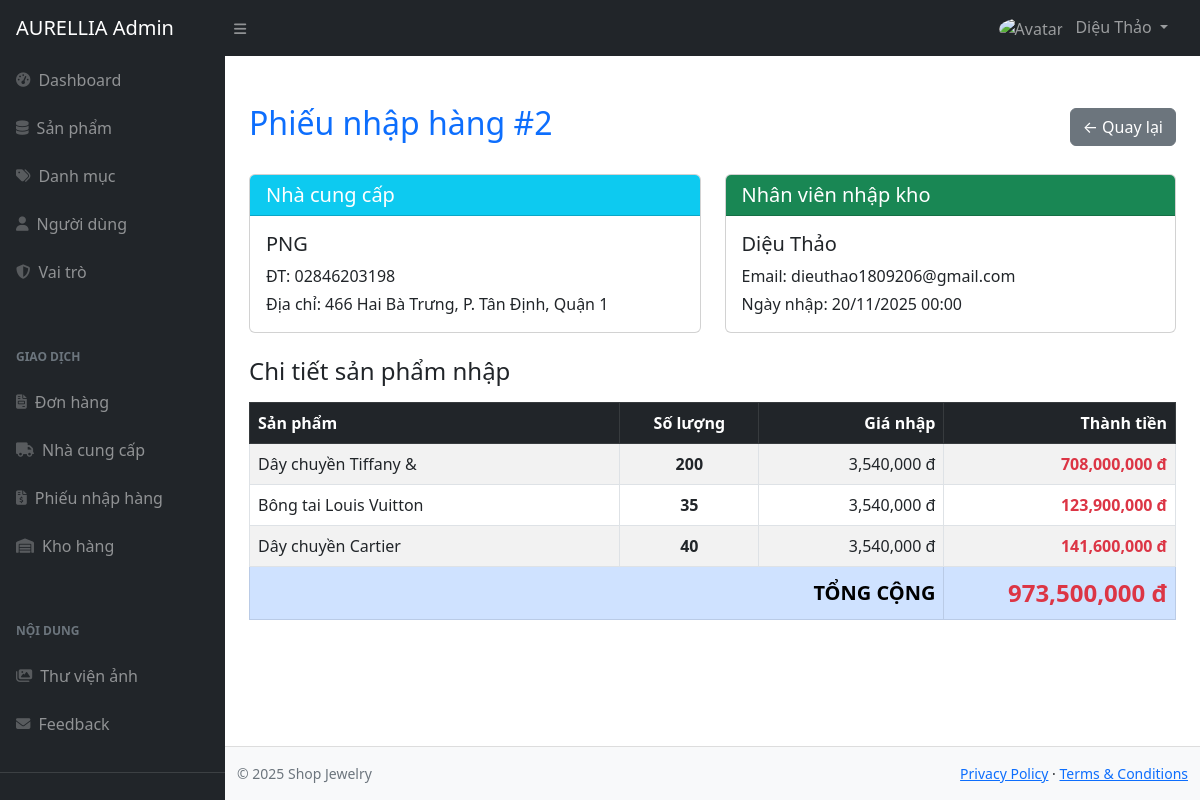
Screenshot of /admin/index.php?act=import-detail&id=2 (signed in) with the database file from the repository.
### tables this page shows
CREATE TABLE `import` (
  `id` int(11) NOT NULL,
  `total_import_order` int(11) DEFAULT NULL,
  `user_id` int(11) DEFAULT NULL,
  `supplier_id` int(11) DEFAULT NULL,
  `created_at` date DEFAULT NULL,
  `isDeleted` int(11) DEFAULT NULL
);

CREATE TABLE `supplier` (
  `id` int(11) NOT NULL,
  `name` varchar(255) DEFAULT NULL,
  `address` varchar(255) DEFAULT NULL,
  `contact` varchar(255) DEFAULT NULL,
  `isDeleted` tinyint(1) DEFAULT 0
);

CREATE TABLE `user` (
  `id` int(11) NOT NULL,
  `fullname` varchar(255) NOT NULL,
  `email` varchar(255) NOT NULL,
  `phone_number` varchar(255) DEFAULT NULL,
  `password` varchar(255) DEFAULT NULL,
  `role_id` int(11) DEFAULT NULL,
  `created_at` date DEFAULT NULL,
  `updated_at` date DEFAULT NULL,
  `deleted` int(11) DEFAULT NULL,
  `reset_token` varchar(255) DEFAULT NULL,
  `token_expiry` datetime DEFAULT NULL,
  `avatar` varchar(255) DEFAULT '/public/assets/imgs/user.jpg'
);

CREATE TABLE `importdetail` (
  `import_id` int(11) DEFAULT NULL,
  `product_id` int(11) DEFAULT NULL,
  `amount` int(11) DEFAULT NULL,
  `price` int(11) DEFAULT NULL,
  `total_price` int(11) DEFAULT NULL,
  `isDeleted` int(11) DEFAULT NULL
);

CREATE TABLE `product` (
  `id` int(11) NOT NULL,
  `title` varchar(255) NOT NULL,
  `price` int(11) NOT NULL,
  `category_id` int(11) DEFAULT NULL,
  `discount` int(11) DEFAULT NULL,
  `thumbnail` varchar(500) DEFAULT NULL,
  `image1` varchar(500) DEFAULT NULL,
  `image2` varchar(500) DEFAULT NULL,
  `description` varchar(500) DEFAULT NULL,
  `quantity` int(11) DEFAULT NULL,
  `created_at` date DEFAULT NULL,
  `updated_at` date DEFAULT NULL,
  `deleted` int(11) DEFAULT NULL,
  `isShow` int(11) DEFAULT 1,
  `isOutstanding` int(11) DEFAULT 1,
  `isNew` int(11) DEFAULT 1
);

### admin/controllers/ImportController.php (called while the page is built, shortened)
<?php
require "models/ImportModel.php";
class ImportController
{
    private $model;
    function __construct($db)
    {
        $this->model = new ImportModel($db);
    }
    function detail()
    {
        $id = (int)$_GET["id"];
        $import = $this->model->getById($id);
        $details = $this->model->getDetails($id);
        include "layouts/main.php";
    }
}

### admin/models/ImportModel.php (called while the page is built, shortened)
<?php
class ImportModel
{
    private $conn;
    function __construct($db)
    {
        $this->conn = $db;
    }
    function getById($id)
    {
        $sql = "
        SELECT import.*,
               supplier.name AS supplier_name,
               supplier.contact AS supplier_phone,
               supplier.address AS supplier_address,
               user.fullname AS user_name,
               user.email AS user_email,
               user.phone_number AS user_phone
        FROM import
        JOIN supplier ON supplier.id = import.supplier_id
        JOIN user ON user.id = import.user_id
        WHERE import.id = $id
    ";
        return $this->conn->query($sql)->fetch_assoc();
    }
    function getDetails($importId)
    {
        $sql = "
        SELECT importdetail.*, product.title AS product_name
        FROM importdetail
        JOIN product ON product.id = importdetail.product_id
        WHERE importdetail.import_id = $importId
        AND importdetail.isDeleted = 0
    ";
        return $this->conn->query($sql);
    }
}

### admin/views/import/detail_content.php (the view, shortened to what this page needs)
<div class="mt-4">
    <div class="d-flex justify-content-between align-items-center mb-4">
        <h2 class="text-primary">Phiếu nhập hàng #<?= $import['id'] ?></h2>
        <a href="index.php?act=import" class="btn btn-secondary">← Quay lại</a>
    </div>
    <div class="row g-4 mb-4">
        <div class="col-md-6">
            <div class="card h-100">
                <div class="card-header bg-info text-white">
                    <h5 class="mb-0">Nhà cung cấp</h5>
                </div>
                <div class="card-body">
                    <h5><?= htmlspecialchars($import['supplier_name']) ?></h5>
                    <p class="mb-1">ĐT: <?= htmlspecialchars($import['supplier_phone'] ?? 'Chưa có') ?></p>
                    <p class="mb-0">Địa chỉ: <?= htmlspecialchars($import['supplier_address'] ?? 'Chưa có') ?></p>
                </div>
            </div>
        </div>
        <div class="col-md-6">
            <div class="card h-100">
                <div class="card-header bg-success text-white">
                    <h5 class="mb-0">Nhân viên nhập kho</h5>
                </div>
                <div class="card-body">
                    <h5><?= htmlspecialchars($import['user_name']) ?></h5>
                    <p class="mb-1">Email: <?= htmlspecialchars($import['user_email'] ?? 'Chưa có') ?></p>
                    <p class="mb-0">Ngày nhập: <?= date('d/m/Y H:i', strtotime($import['created_at'])) ?></p>
                </div>
            </div>
        </div>
    </div>
    <h4 class="mb-3">Chi tiết sản phẩm nhập</h4>
    <div class="table-responsive">
        <table class="table table-bordered table-striped">
            <thead class="table-dark">
                <tr>
                    <th width="40%">Sản phẩm</th>
                    <th width="15%" class="text-center">Số lượng</th>
                    <th width="20%" class="text-end">Giá nhập</th>
                    <th width="25%" class="text-end">Thành tiền</th>
                </tr>
            </thead>
            <tbody>
                <?php
                $total = 0;
                while ($row = $details->fetch_assoc()):
                    $subtotal = $row['amount'] * $row['price'];
                    $total += $subtotal;
                ?>
                <tr>
                    <td><?= htmlspecialchars($row['product_name']) ?></td>
                    <td class="text-center fw-bold"><?= number_format($row['amount']) ?></td>
                    <td class="text-end"><?= number_format($row['price']) ?> đ</td>
                    <td class="text-end fw-bold text-danger"><?= number_format($subtotal) ?> đ</td>
                </tr>
                <?php endwhile; ?>
            </tbody>
            <tfoot class="table-primary">
                <tr>
                    <th colspan="3" class="text-end fs-5">TỔNG CỘNG</th>
                    <th class="text-end text-danger fs-4 fw-bold"><?= number_format($total) ?> đ</th>
                </tr>
            </tfoot>
        </table>
    </div>
</div>

### rows the page displays
import: id "2", supplier.name "PNG", supplier.contact "02846203198", supplier.address "466 Hai Bà Trưng, P. Tân Định, Quận 1", user.fullname "Diệu Thảo", user.email "dieuthao1809206@gmail.com", created_at "20/11/2025 00:00"
importdetail: product.title "Dây chuyền Tiffany &", amount "200", price "3,540,000", subtotal "708,000,000"
importdetail: product.title "Bông tai Louis Vuitton", amount "35", price "3,540,000", subtotal "123,900,000"
importdetail: product.title "Dây chuyền Cartier", amount "40", price "3,540,000", subtotal "141,600,000"

### other values shown
$adminName "Diệu Thảo"
$total "973,500,000"
